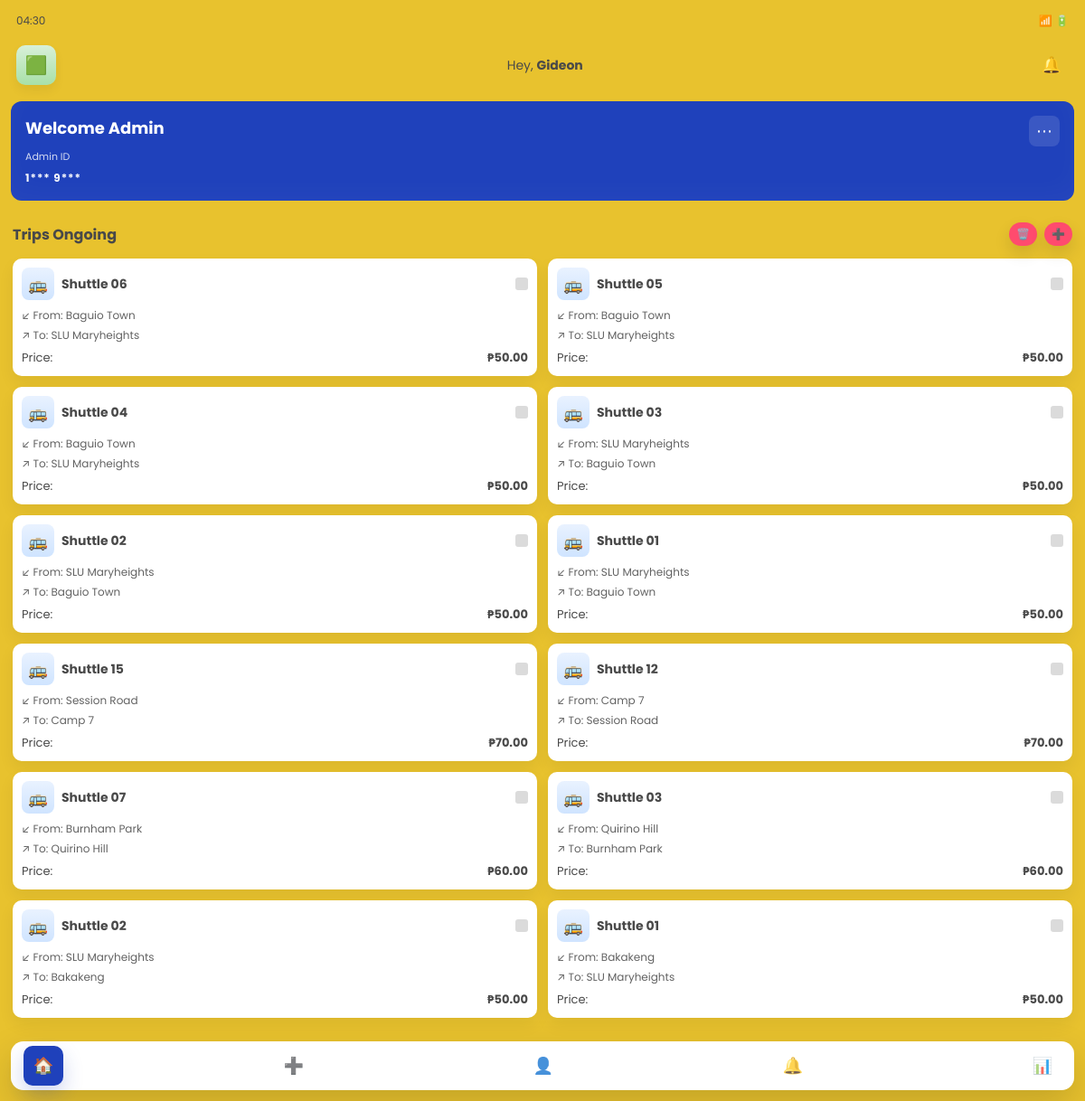
/app/admin/view/php/dashboard.php, run on the app's committed database.
### tables this page shows
CREATE TABLE IF NOT EXISTS `shuttles` (
  `id` int(11) NOT NULL AUTO_INCREMENT,
  `shuttle_number` varchar(100) DEFAULT NULL,
  `plate_number` varchar(50) DEFAULT NULL,
  `origin` varchar(100) DEFAULT NULL,
  `destination` varchar(100) DEFAULT NULL,
  `route` varchar(255) NOT NULL,
  `departure_time` time NOT NULL,
  `arrival_time` time DEFAULT NULL,
  `capacity` int(11) NOT NULL,
  `price` decimal(10,2) DEFAULT NULL,
  `status` enum('active','inactive','pending') DEFAULT 'active',
  `trip_date` date DEFAULT NULL,
  `notes` text DEFAULT NULL,
  `driver_id` int(11) DEFAULT NULL,
  `created_at` timestamp NULL DEFAULT current_timestamp(),
  `updated_at` timestamp NULL DEFAULT current_timestamp() ON UPDATE current_timestamp(),
  PRIMARY KEY (`id`),
  KEY `driver_id` (`driver_id`)
);

### app/model/Trip.php (called while the page is built, shortened)
<?php
class Trip {
    private $conn;
    private $table = 'shuttles';
    public function __construct($db) {
        $this->conn = $db;
    }
    public function getAllTrips() {
        $query = "SELECT s.*, d.name as driver_name FROM " . $this->table . " s
                  LEFT JOIN drivers d ON s.driver_id = d.id
                  ORDER BY s.id DESC";
        $result = $this->conn->query($query);
        $trips = [];
        while ($row = $result->fetch_assoc()) {
            $trips[] = $row;
        }
        return $trips;
    }
}

### app/admin/view/php/dashboard.php (the view, shortened to what this page needs)
<?php
require_once __DIR__ . '/../../../includes/db_connect.php';
require_once __DIR__ . '/../../model/Trip.php';
$trip = new Trip($conn);
$trips = $trip->getAllTrips();
?>
<!doctype html>
<html lang="en">
<head>
    <link rel="stylesheet" href="../css/style.css" />
</head>
<body class="dashboard-page">
<main class="dashboard-shell">
    <div class="dashboard-topbar">
        <div class="top-left">
            <span class="status-time">9:41</span>
        </div>
        <div class="top-right">
            <span class="status-icons">📶 🔋</span>
        </div>
    </div>
    <section class="dashboard-header">
        <div class="avatar">🟩</div>
        <div class="greeting">
            <div class="greeting-line">Hey, <strong>Gideon</strong></div>
        </div>
        <button class="icon-btn bell" aria-label="Notifications">🔔</button>
    </section>
    <section class="welcome-card" aria-label="Welcome">
        <div class="welcome-left">
            <h2>Welcome Admin</h2>
            <div class="admin-id">
                <span class="meta">Admin ID</span>
                <div class="id-value">1*** 9***</div>
            </div>
        </div>
        <button class="card-more" aria-label="More options" onclick="showWelcomeMenu(event)">⋯</button>
    </section>
    <section class="trips-section">
        <div class="trips-header">
            <h3>Trips Ongoing</h3>
            <div class="trips-actions">
                <button class="fab small" title="Delete" onclick="window.location.href='deleteTrip.html'">🗑️</button>
                <button class="fab small" title="Add" onclick="window.location.href='addTrip.html'">➕</button>
            </div>
        </div>
        <div class="trips-grid">
            <?php if (empty($trips)): ?>
                <p style="text-align: center; padding: 2rem; grid-column: 1/-1; color: #666;">No trips available. Add a new trip to get started!</p>
            <?php else: ?>
                <?php foreach ($trips as $tripData):
                    $routeParts = explode(' to ', $tripData['route']);
                    $from = isset($routeParts[0]) ? $routeParts[0] : 'N/A';
                    $to = isset($routeParts[1]) ? $routeParts[1] : 'N/A';
                    $shuttleNumber = htmlspecialchars($tripData['shuttle_number'] ?? 'Shuttle ' . $tripData['id']);
                    $price = number_format($tripData['price'] ?? 0, 2);
                    $tripId = $tripData['id'];
                ?>
                <article class="trip-card" onclick="editTrip(<?php echo $tripId; ?>)">
                    <div class="trip-card-top">
                        <div class="icon">🚌</div>
                        <div class="trip-title"><?php echo $shuttleNumber; ?></div>
                        <div class="status-dot <?php echo strtolower($tripData['status'] ?? 'active'); ?>"></div>
                    </div>
                    <div class="trip-body">
                        <div class="route">
                            <div class="from">↙ From: <?php echo htmlspecialchars($from); ?></div>
                            <div class="to">↗ To: <?php echo htmlspecialchars($to); ?></div>
                        </div>
                        <div class="price">
                            <span>Price:</span>
                            <strong>₱<?php echo $price; ?></strong>
                        </div>
                    </div>
                </article>
                <?php endforeach; ?>
            <?php endif; ?>
        </div>
    </section>
    <nav class="bottom-nav" role="navigation" aria-label="Main navigation">
        <button class="nav-item nav-item--active" onclick="navToPage('dashboard.php')" aria-label="Dashboard">🏠</button>
        <button class="nav-item" onclick="navToPage('addTrip.html')" aria-label="Add">➕</button>
        <button class="nav-item" onclick="navToPage('profile.html')" aria-label="Profile">👤</button>
        <button class="nav-item" onclick="navToPage('notifications.html')" aria-label="Notifications">🔔</button>
        <button class="nav-item" onclick="navToPage('trip_status.html')" aria-label="Status">📊</button>
    </nav>
</main>
</body>
</html>

### data on the page
shuttles: shuttle_number "Shuttle 06", route "Baguio Town", route "SLU Maryheights", price "50.00"
shuttles: shuttle_number "Shuttle 05", route "Baguio Town", route "SLU Maryheights", price "50.00"
shuttles: shuttle_number "Shuttle 04", route "Baguio Town", route "SLU Maryheights", price "50.00"
shuttles: shuttle_number "Shuttle 03", route "SLU Maryheights", route "Baguio Town", price "50.00"
shuttles: shuttle_number "Shuttle 02", route "SLU Maryheights", route "Baguio Town", price "50.00"
shuttles: shuttle_number "Shuttle 01", route "SLU Maryheights", route "Baguio Town", price "50.00"
shuttles: shuttle_number "Shuttle 15", route "Session Road", route "Camp 7", price "70.00"
shuttles: shuttle_number "Shuttle 12", route "Camp 7", route "Session Road", price "70.00"
shuttles: shuttle_number "Shuttle 07", route "Burnham Park", route "Quirino Hill", price "60.00"
shuttles: shuttle_number "Shuttle 03", route "Quirino Hill", route "Burnham Park", price "60.00"
shuttles: shuttle_number "Shuttle 02", route "SLU Maryheights", route "Bakakeng", price "50.00"
shuttles: shuttle_number "Shuttle 01", route "Bakakeng", route "SLU Maryheights", price "50.00"
